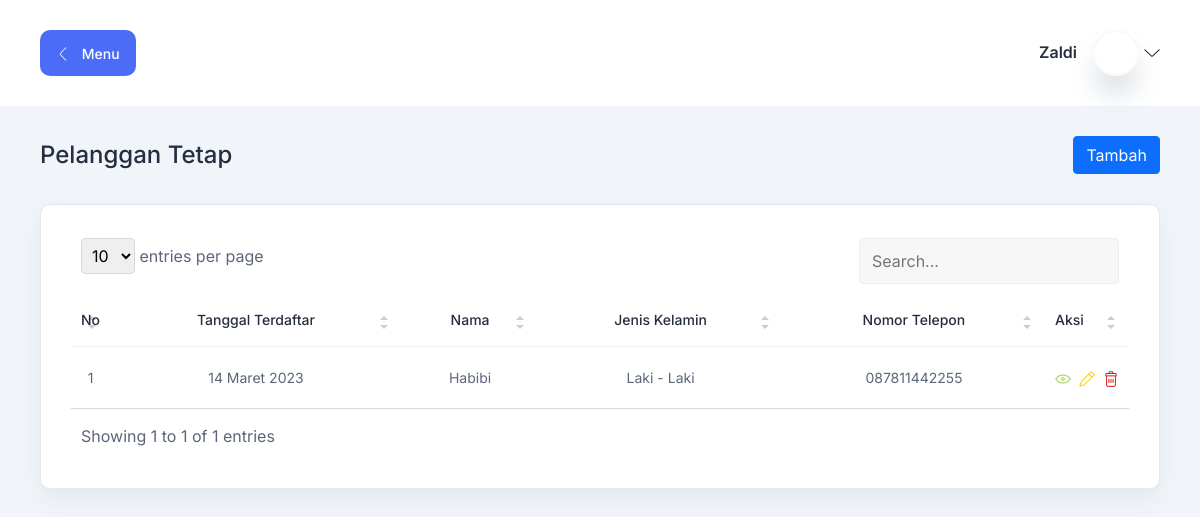
/index.php?h=pelanggan (signed in), run on the app's committed database.
### tables this page shows
CREATE TABLE `pelanggan`(
    `id` BIGINT UNSIGNED AUTO_INCREMENT,
    `nama` VARCHAR(255),
    `nomor_telepon` VARCHAR(255),
    `email` VARCHAR(255),
    `jenis_kelamin` VARCHAR(255),
    `tanggal_terdaftar` DATE,
    PRIMARY KEY (`id`) 
);

### database/connection.php (called while the page is built, shortened)
<?php
function indonesiaDate($date)
{
  $tanggal = explode('-', $date)[2];
  $bulan = explode('-', $date)[1];
  $tahun = explode('-', $date)[0];
  return $tanggal . ' ' . MONTH_IN_INDONESIA[$bulan - 1] . ' ' . $tahun;
}

### halaman/pelanggan/index.php (the view, shortened to what this page needs)
<section class="table-components">
    <div class="container-fluid">
        <div class="title-wrapper pt-30">
            <div class="row align-items-center">
                <div class="col">
                    <div class="title mb-30">
                        <h3>Pelanggan Tetap</h3>
                    </div>
                </div>
                <div class="col-auto">
                    <?php if ($_SESSION['user']['status'] == 'KASIR') : ?>
                        <a href="?h=tambah_pelanggan" class="btn btn-primary mb-30">Tambah</a>
                    <?php else : ?>
                        <a href="?h1=tambah_pelanggan" class="btn btn-primary mb-30">Tambah</a>
                    <?php endif; ?>
                </div>
            </div>
        </div>
        <div class="tables-wrapper">
            <div class="row">
                <div class="col-lg-12">
                    <div class="card-style mb-30">
                        <div class="table-responsive">
                            <table id="table" class="table">
                                <thead>
                                    <tr>
                                        <th class="text-center fit">
                                            <h6>No</h6>
                                        </th>
                                        <th class="text-center">
                                            <h6>Tanggal Terdaftar</h6>
                                        </th>
                                        <th class="text-center">
                                            <h6>Nama</h6>
                                        </th>
                                        <th class="text-center">
                                            <h6>Jenis Kelamin</h6>
                                        </th>
                                        <th class="text-center">
                                            <h6>Nomor Telepon</h6>
                                        </th>
                                        <th class="fit">
                                            <h6>Aksi</h6>
                                        </th>
                                    </tr>
                                </thead>
                                <?php
                                $result = $conn->query("SELECT * FROM pelanggan ORDER BY tanggal_terdaftar");
                                $no = 1;
                                ?>
                                <tbody>
                                    <?php if ($result->num_rows) : ?>
                                        <?php while ($row = $result->fetch_assoc()) : ?>
                                            <tr>
                                                <td class="text-center fit">
                                                    <p><?= $no++; ?></p>
                                                </td>
                                                <td class="text-center">
                                                    <p><?= indonesiaDate($row['tanggal_terdaftar']); ?></p>
                                                </td>
                                                <td class="text-center">
                                                    <p><?= $row['nama']; ?></p>
                                                </td>
                                                <td class="text-center">
                                                    <p><?= $row['jenis_kelamin']; ?></p>
                                                </td>
                                                <td class="text-center">
                                                    <p><?= $row['nomor_telepon']; ?></p>
                                                </td>
                                                <td class="d-flex gap-2">
                                                    <?php if ($_SESSION['user']['status'] == 'KASIR') : ?>
                                                        <div class="action">
                                                            <a href="?h=lihat_pelanggan&id=<?= $row['id']; ?>" class="text-info">
                                                                <i class="lni lni-eye"></i>
                                                            </a>
                                                        </div>
                                                        <div class="action">
                                                            <a href="?h=ubah_pelanggan&id=<?= $row['id']; ?>" class="text-warning">
                                                                <i class="lni lni-pencil"></i>
                                                            </a>
                                                        </div>
                                                        <div class="action">
                                                            <a onclick="return confirm('Yakin?')" href="?h=hapus_pelanggan&id=<?= $row['id']; ?>" class="text-danger">
                                                                <i class="lni lni-trash-can"></i>
                                                            </a>
                                                        </div>
                                                    <?php endif; ?>
                                                </td>
                                            </tr>
                                        <?php endwhile; ?>
                                    <?php else : ?>
                                        <tr>
                                            <td class="text-center" colspan="5">Data Kosong</td>
                                        </tr>
                                    <?php endif; ?>
                                </tbody>
                            </table>
                        </div>
                    </div>
                </div>
            </div>
        </div>
    </div>
</section>

### assets/css/fullcalendar.css (style rules this page uses)
:root { --fc-daygrid-event-dot-width: 8px; }
:root { --fc-list-event-dot-width: 10px; --fc-list-event-hover-bg-color: #f5f5f5; }

### assets/css/datatable.css (style rules this page uses)
.dataTable-table { max-width: 100%; width: 100%; border-spacing: 0; border-collapse: separate; }
.dataTable-table > tbody > tr > td, .dataTable-table > tbody > tr > th, .dataTable-table > tfoot > tr > td, .dataTable-table > tfoot > tr > th, .dataTable-table > thead > tr > td, .dataTable-table > thead > tr > th { vertical-align: top; padding: 8px 10px; }
.dataTable-table > thead > tr > th { vertical-align: bottom; text-align: left; border-bottom: 1px solid #d9d9d9; }
.dataTable-table th { vertical-align: bottom; text-align: left; }

### index.php (style rules this page uses)
.fit { width: 1%; white-space: nowrap; }

### data on the page
pelanggan: tanggal_terdaftar "14 Maret 2023", nama "Habibi", jenis_kelamin "Laki - Laki", nomor_telepon "087811442255"

### other printed values
$_SESSION['user']['nama'] "Zaldi"
